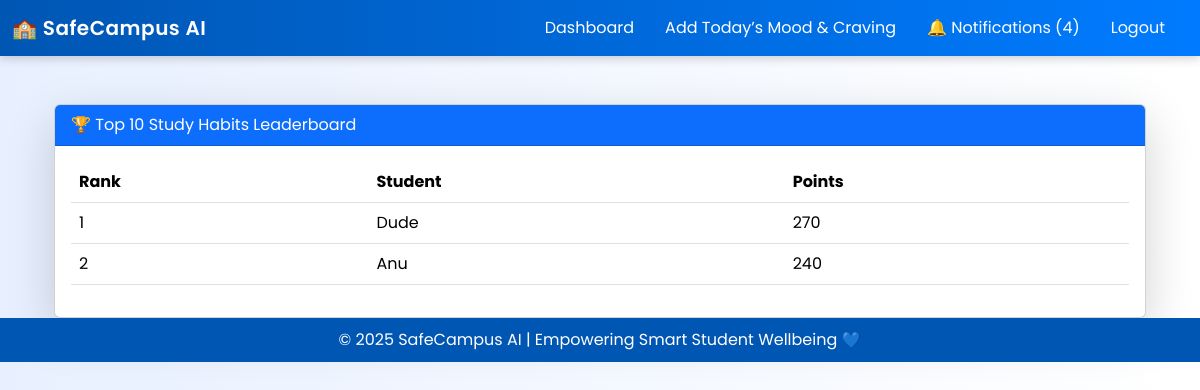
/gamification/leaderboard/ (signed in), run on an earlier commit of the app's database.
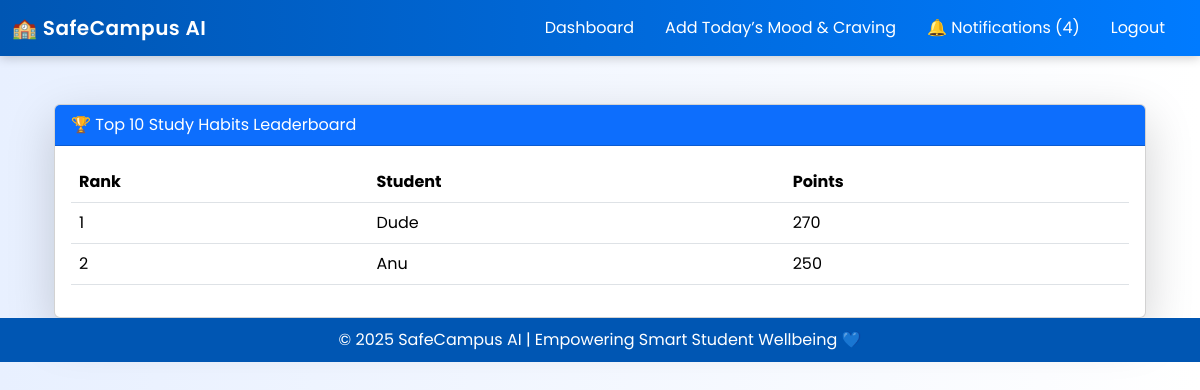
And on a later commit of the database.
### gamification/models.py (models this page shows, shortened)
class Leaderboard(models.Model):
    user = models.OneToOneField(User, on_delete=models.CASCADE, related_name="leaderboard_entry")
    points = models.IntegerField(default=0)

### gamification/views.py (the view)
# urls.py: path("leaderboard/", views.leaderboard_view, name="leaderboard"),
@login_required
def leaderboard_view(request):
    top_users = Leaderboard.objects.order_by("-points")[:10]
    return render(request, "gamification/leaderboard.html", {"top_users": top_users})

### students/context_processors.py (called while the page is built)
def unread_notifications(request):
    if request.user.is_authenticated and hasattr(request.user, 'student'):
        return {
            'unread_count': request.user.student.notifications.filter(read=False).count()
        }
    return {'unread_count': 0}

### gamification/templates/gamification/leaderboard.html (shortened to what this page needs)
{% extends "base.html" %}
{% block content %}
<div class="container mt-5">
  <div class="card shadow-lg">
    <div class="card-header bg-primary text-white">
      🏆 Top 10 Study Habits Leaderboard
    </div>
    <div class="card-body">
      <table class="table table-hover">
        <thead>
          <tr>
            <th>Rank</th>
            <th>Student</th>
            <th>Points</th>
          </tr>
        </thead>
        <tbody>
          {% for user in top_users %}
          <tr>
            <td>{{ forloop.counter }}</td>
            <td>{{ user.user.username }}</td>
            <td>{{ user.points }}</td>
          </tr>
          {% empty %}
          <tr><td colspan="3" class="text-center">No data available yet.</td></tr>
          {% endfor %}
        </tbody>
      </table>
    </div>
  </div>
</div>
{% endblock %}

What changed in the data, as far as the page shows it:
changed Leaderboard "Anu": points "240" → "250"
